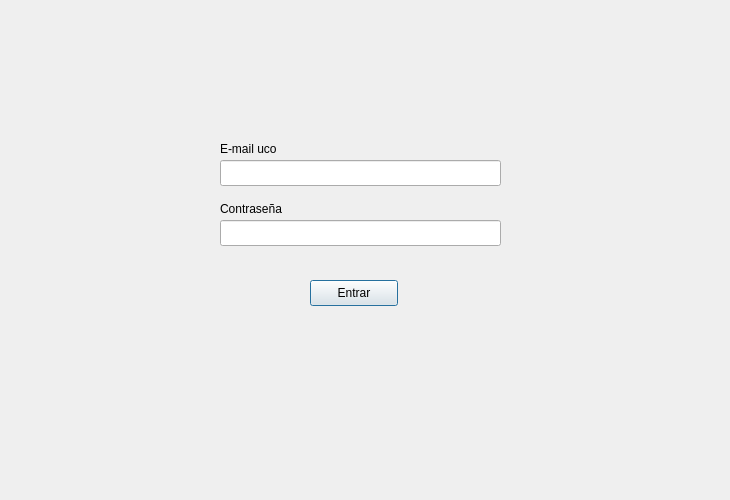
<?xml version="1.0" encoding="UTF-8"?>
<ui version="4.0">
 <class>LoginWindow</class>
 <widget class="QDialog" name="LoginWindow">
  <property name="geometry">
   <rect>
    <x>0</x>
    <y>0</y>
    <width>730</width>
    <height>500</height>
   </rect>
  </property>
  <property name="windowTitle">
   <string>Dialog</string>
  </property>
  <widget class="QLabel" name="label">
   <property name="geometry">
    <rect>
     <x>220</x>
     <y>140</y>
     <width>91</width>
     <height>18</height>
    </rect>
   </property>
   <property name="text">
    <string>E-mail uco</string>
   </property>
  </widget>
  <widget class="QLineEdit" name="txtUsuario">
   <property name="geometry">
    <rect>
     <x>220</x>
     <y>160</y>
     <width>281</width>
     <height>26</height>
    </rect>
   </property>
  </widget>
  <widget class="QLabel" name="label_2">
   <property name="geometry">
    <rect>
     <x>220</x>
     <y>200</y>
     <width>101</width>
     <height>18</height>
    </rect>
   </property>
   <property name="text">
    <string>Contraseña</string>
   </property>
  </widget>
  <widget class="QLineEdit" name="txtPassword">
   <property name="geometry">
    <rect>
     <x>220</x>
     <y>220</y>
     <width>281</width>
     <height>26</height>
    </rect>
   </property>
   <property name="echoMode">
    <enum>QLineEdit::Password</enum>
   </property>
  </widget>
  <widget class="QPushButton" name="btnLogin">
   <property name="geometry">
    <rect>
     <x>310</x>
     <y>280</y>
     <width>88</width>
     <height>26</height>
    </rect>
   </property>
   <property name="text">
    <string>Entrar</string>
   </property>
  </widget>
 </widget>
 <resources/>
 <connections/>
</ui>
